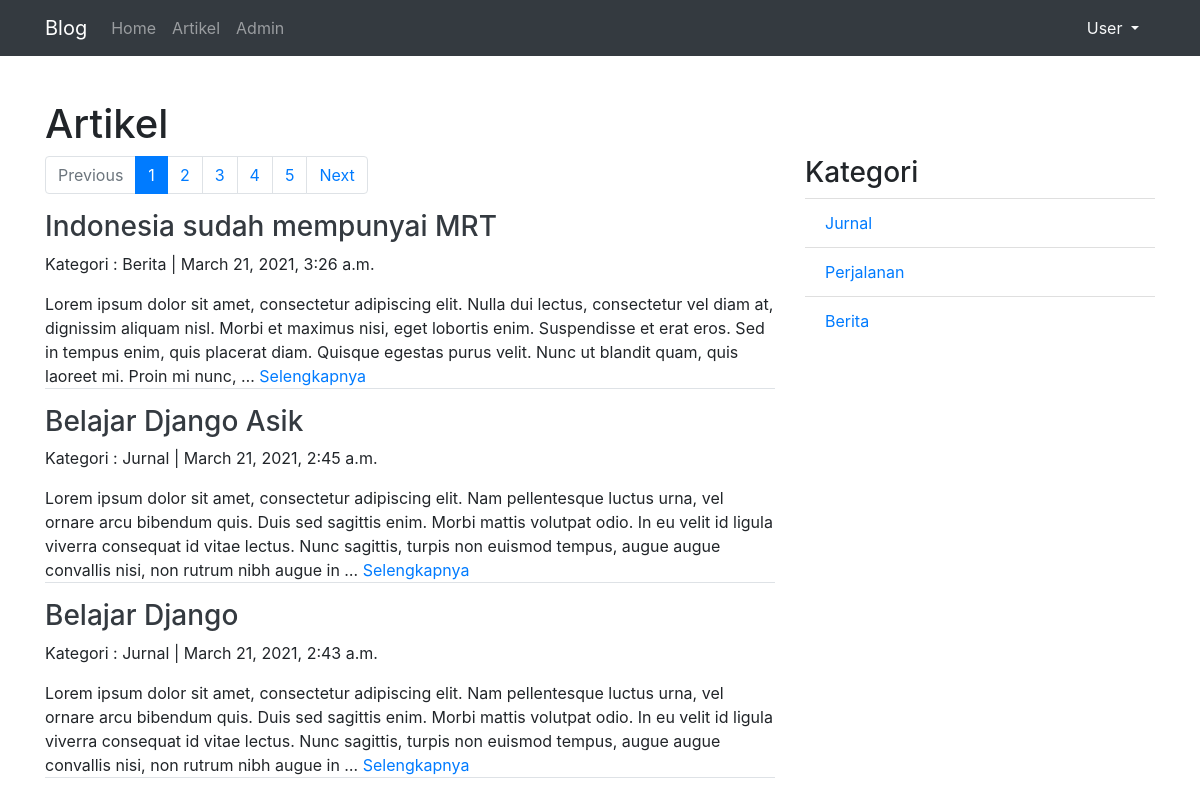
Page /artikel/1 on the committed database.
### artikel/models.py (models this page shows, shortened)
class Artikel(models.Model):
    judul = models.CharField(max_length=255)
    isi = models.TextField()
    kategori = models.CharField(max_length=255)
    published = models.DateTimeField(auto_now_add=True)
    updated = models.DateTimeField(auto_now=True)
    slug = models.SlugField(blank=True, editable=False)
    def __str__(self):
        return f"{self.id}. {self.judul}"

### artikel/views.py (the view)
# urls.py: path('<page>', ArtikelListView.as_view(), name='list'),
class ArtikelListView(ListView):
    model = Artikel
    template_name = "artikel/artikel_list.html"
    context_object_name = 'artikel_list' #mengubah nama variabel object_list menjadi artikel_list
    ordering = ['-published'] #dari yang paling terakhir dibuat
    paginate_by = 3
    def get_context_data(self, *args, **kwargs):
        kategori_list = self.model.objects.values_list('kategori', flat=True).distinct()
        self.kwargs.update({'kategori_list':kategori_list})
        kwargs = self.kwargs
        return super().get_context_data(**kwargs)

### artikel/templates/artikel/artikel_list.html (shortened to what this page needs)
{% extends 'base.html' %}
{% block contents %}
    <h1>Artikel</h1>
    <div class="row">
        <div class="col-md-8">
            {% if is_paginated %}
                <nav aria-label="artikelPage">
                    <ul class="pagination">
                    {% if page_obj.has_previous %}
                        <li class="page-item">
                            <a class="page-link" href="{% url 'artikel:list' page_obj.previous_page_number %}">Previous</a>
                        </li>
                    {% else %}
                        <li class="page-item disabled">
                            <a class="page-link" href="#" tabindex="-1" aria-disabled="true">Previous</a>
                        </li>
                    {% endif %}
                    {% for page in paginator.page_range %}
                        {% if page is page_obj.number %}
                            <li class="page-item active" aria-current="page">
                                <span class="page-link" href="#">{{page}}<span class="sr-only">(current)</span></span>
                            </li>
                        {% else %}
                            <li class="page-item">
                                <a class="page-link" href="{% url 'artikel:list' page %}">{{page}}</a>
                            </li>
                        {% endif %}
                    {% endfor %}
                    {% if page_obj.has_next %}
                        <li class="page-item">
                            <a class="page-link" href="{% url 'artikel:list' page_obj.next_page_number %}">Next</a>
                        </li>
                    {% else %}
                        <li class="page-item disabled">
                            <a class="page-link" href="#" tabindex="-1" aria-disabled="true">Next</a>
                        </li>
                    {% endif %}
                    </ul>
                </nav>
            {% endif %}
            {% for artikel in artikel_list %}
                <h3><a class="text-dark" href="{% url 'artikel:detail' artikel.slug %}">{{artikel.judul}}</a></h3>
                <p>Kategori : {{artikel.kategori}} | {{artikel.published}}</p>
                <p class="border-bottom">{{artikel.isi|truncatewords:50}} <a href="{% url 'artikel:detail' artikel.slug %}">Selengkapnya</a></p>
            {% endfor %}
        </div>
        <div class="col-sm">
            <h3>Kategori</h3>
            <ul class="list-group list-group-flush">
                {% for kategori in kategori_list %}
                    <li class="list-group-item"><a href="{% url 'artikel:category' kategori 1 %}">{{kategori}}</a></li>
                {% endfor %}
            </ul>
        </div>
    </div>
{% endblock contents %}

### rows in the picture
Artikel: judul "Indonesia sudah mempunyai MRT", kategori "Berita", published "March 21, 2021, 3:26 a.m.", isi "Lorem ipsum dolor sit amet, consectetur adipiscing elit. Nulla dui lectus, consectetur vel diam at, dignissim aliquam nisl. Morbi et maximus nisi, eget lobortis enim. Suspendisse et erat eros. Sed in tempus enim, quis placerat diam. Quisque egestas purus velit. Nunc ut blandit quam, quis laoreet mi. Proin mi nunc, …"
Artikel: judul "Belajar Django Asik", kategori "Jurnal", published "March 21, 2021, 2:45 a.m.", isi "Lorem ipsum dolor sit amet, consectetur adipiscing elit. Nam pellentesque luctus urna, vel ornare arcu bibendum quis. Duis sed sagittis enim. Morbi mattis volutpat odio. In eu velit id ligula viverra consequat id vitae lectus. Nunc sagittis, turpis non euismod tempus, augue augue convallis nisi, non rutrum nibh augue in …"
Artikel: judul "Belajar Django", kategori "Jurnal", published "March 21, 2021, 2:43 a.m.", isi "Lorem ipsum dolor sit amet, consectetur adipiscing elit. Nam pellentesque luctus urna, vel ornare arcu bibendum quis. Duis sed sagittis enim. Morbi mattis volutpat odio. In eu velit id ligula viverra consequat id vitae lectus. Nunc sagittis, turpis non euismod tempus, augue augue convallis nisi, non rutrum nibh augue in …"

### other values in the picture
{{ page }} "1"
{{ page }} "2" "3" "4" "5"
{{ kategori }} "Jurnal" "Perjalanan" "Berita"
